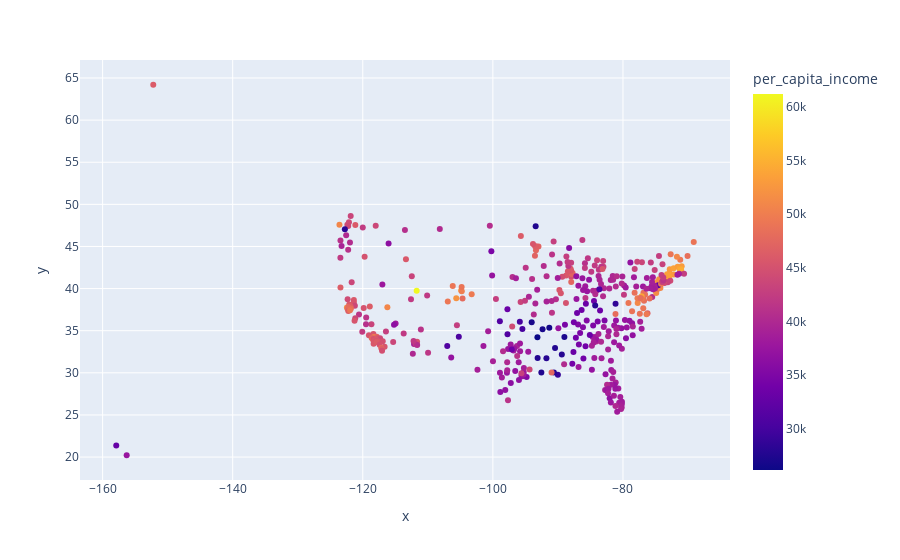

The cell this chart's notebook holds for it:
### Markdown cell above
# Overview

This notebook demonstrates the calibrated district-level weights.

### Code cell
import pandas as pd
import h5py
from policyengine_us import Microsimulation
from us_congressional_districts.calibrate import get_dataset, create_district_metric_matrix, create_target_matrix, get_data_directory

data_folder = get_data_directory()
ages_district = pd.read_csv(
    data_folder / "input" / "demographics" / "age_district.csv"
)

ages_state = pd.read_csv(
    data_folder / "input" / "demographics" / "age_state.csv"
)

ages_national = pd.read_csv(
    data_folder / "input" / "demographics" / "age_national.csv"
)
dataset = get_dataset("cps_2023", 2023)
# the metrics matrix
matrix = create_district_metric_matrix(dataset, ages_district, 2023)
y = create_target_matrix(ages_district)

with h5py.File(
    data_folder / "output" / "congressional_district_weights.h5", "r"
) as f:
    # the weights matrix
    district_weights = f["2022"][:]

districts = pd.read_csv(data_folder / "input" / "geographies" / "districts.csv")

sim = Microsimulation(dataset=dataset)
household_market_income = sim.calculate("household_market_income", 2023).values
household_count_people = sim.calculate("household_count_people", 2023).values

per_capita_income_by_district = (district_weights @ household_market_income) / (district_weights @ household_count_people)

import plotly.express as px

df = districts.copy()
df = df[:435]
df["per_capita_income"] = per_capita_income_by_district

px.scatter(
    df,
    x="x",
    y="y",
    color="per_capita_income",
)

### Figure 1 — Plotly figure (JSON) as saved in the notebook; plotly's stock layout.template omitted (floating-point values rounded to 4 significant figures; data arrays with more than 128 entries replaced by an {"elided": "..."} marker saying what was removed)
{"data": [{"hovertemplate": "x=%{x}<br>y=%{y}<br>per_capita_income=%{marker.color}<extra></extra>", "legendgroup": "", "marker": {"color": {"elided": "435 float values"}, "coloraxis": "coloraxis", "symbol": "circle"}, "mode": "markers", "name": "", "orientation": "v", "showlegend": false, "type": "scatter", "x": {"elided": "435 float values"}, "xaxis": "x", "y": {"elided": "435 float values"}, "yaxis": "y"}], "layout": {"coloraxis": {"colorbar": {"title": {"text": "per_capita_income"}}, "colorscale": [[0, "#0d0887"], [0.1111, "#46039f"], [0.2222, "#7201a8"], [0.3333, "#9c179e"], [0.4444, "#bd3786"], [0.5556, "#d8576b"], [0.6667, "#ed7953"], [0.7778, "#fb9f3a"], [0.8889, "#fdca26"], [1, "#f0f921"]]}, "legend": {"tracegroupgap": 0}, "margin": {"t": 60}, "xaxis": {"anchor": "y", "domain": [0, 1], "title": {"text": "x"}}, "yaxis": {"anchor": "x", "domain": [0, 1], "title": {"text": "y"}}}}
